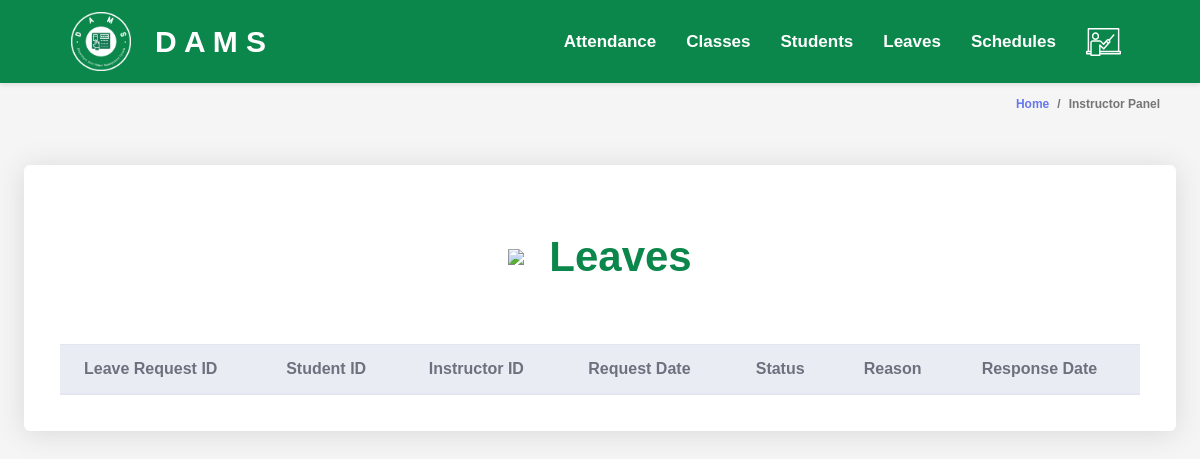
The page /instructors/viewLeaves.php on the database as committed earlier.
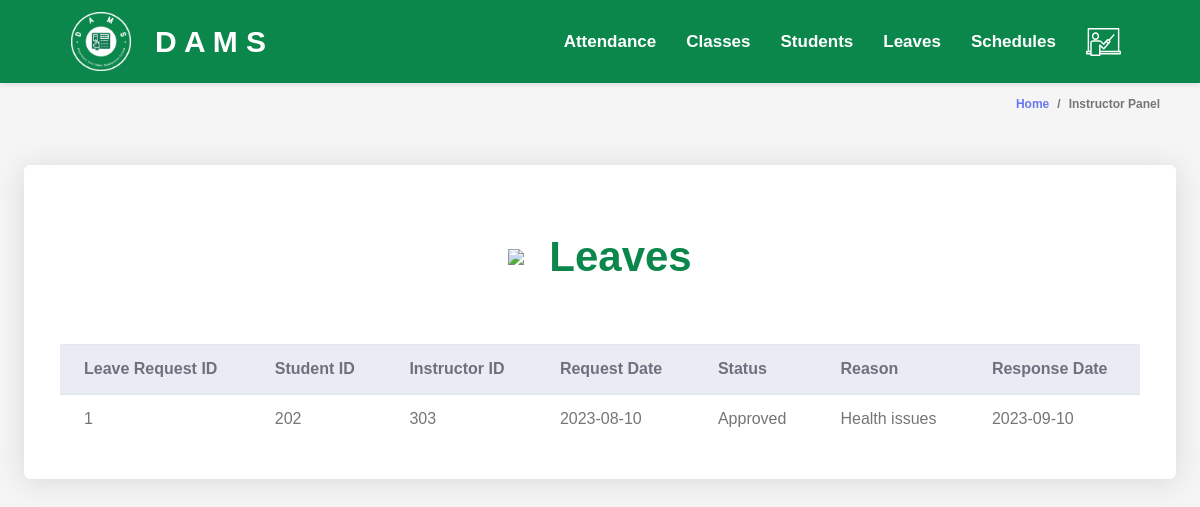
The same page on the database as committed later.
### tables this page shows
CREATE TABLE `leaves` (
    leave_request_id INT AUTO_INCREMENT PRIMARY KEY,
    student_id INT ,
    instructor_id INT ,
    request_date DATE ,
    status ENUM('Pending', 'Approved', 'Denied') ,
    reason TEXT,
    response_date DATE,
    FOREIGN KEY (student_id) REFERENCES students(student_id),
    FOREIGN KEY (instructor_id) REFERENCES instructors(instructor_id)
);

### instructors/instructor.php (called while the page is built, shortened)
<?php
$database = new Database();
$conn = $database->getConnection();
class Instructor {
    public function list_leaves() {
        global $conn;
        $query = "SELECT * FROM leaves";
        $rs = $conn->query($query);
        $users = array();
        while ($row = $rs->fetch_assoc()) {
            $users[] = $row;
        }
        return $users;
    }
}
?>

### instructors/leavesTable.php (the view, shortened to what this page needs)
<div class="container-fluid" id="container-wrapper">
    <div class="d-sm-flex align-items-center justify-content-between mb-4">
        <ol class="breadcrumb">
            <li class="breadcrumb-item"><a href="./">Home</a></li>
            <li class="breadcrumb-item active" aria-current="page">Instructor Panel</li>
        </ol>
    </div>
    <div class="row">
        <div class="col-lg-12">
            <div class="card mb-4">
            <div class="table-text">
                <img src="../assets/images/leaves.png" >
                <div>
                    Leaves
                </div>
            </div>
                <div class="card-body">
                    <div class="table-responsive p-3">
                        <table class="table align-items-center table-flush table-hover" id="dataTableHover">
                            <thead class="thead-light">
                                <tr>
                                    <th>Leave Request ID</th>
                                    <th>Student ID</th>
                                    <th>Instructor ID</th>
                                    <th>Request Date</th>
                                    <th>Status</th>
                                    <th>Reason</th>
                                    <th>Response Date</th>
                                </tr>
                            </thead>
                            <tbody>
                                <?php
                                include "instructor.php";
                                $admin = new Instructor();
                                $users = $admin->list_leaves();
                                foreach ($users as $user) {
                                    echo "<tr>";
                                    echo "<td>" . $user['leave_request_id'] . "</td>";
                                    echo "<td>" . $user['student_id'] . "</td>";
                                    echo "<td>" . $user['instructor_id'] . "</td>";
                                    echo "<td>" . $user['request_date'] . "</td>";
                                    echo "<td>" . $user['status'] . "</td>";
                                    echo "<td>" . $user['reason'] . "</td>";
                                    echo "<td>" . $user['response_date'] . "</td>";
                                    echo "</tr>";
                                }
                                ?>
                            </tbody>
                        </table>
                    </div>
                </div>
            </div>
        </div>
    </div>
</div>

Rows that differ between the two databases and show on the page:
added leaves: leave_request_id "1", student "202", instructor "303", request_date "2023-08-10", status "Approved", reason "Health issues", response_date "2023-09-10"
